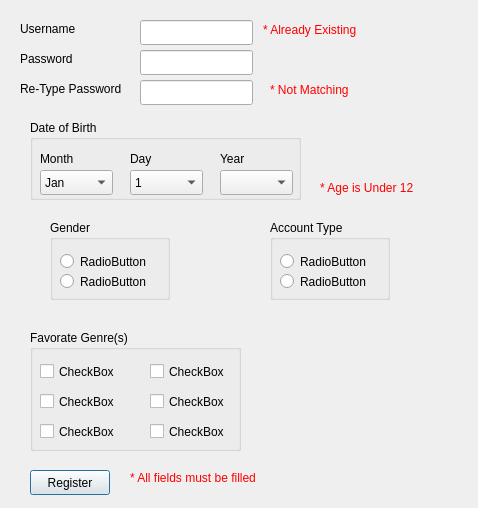
<?xml version="1.0" encoding="UTF-8"?>
<ui version="4.0">
 <class>RegisterWindow</class>
 <widget class="QDialog" name="RegisterWindow">
  <property name="geometry">
   <rect>
    <x>0</x>
    <y>0</y>
    <width>478</width>
    <height>508</height>
   </rect>
  </property>
  <property name="windowTitle">
   <string>Dialog</string>
  </property>
  <widget class="QLineEdit" name="lineEdit">
   <property name="geometry">
    <rect>
     <x>140</x>
     <y>20</y>
     <width>113</width>
     <height>25</height>
    </rect>
   </property>
  </widget>
  <widget class="QLineEdit" name="lineEditPassword">
   <property name="geometry">
    <rect>
     <x>140</x>
     <y>50</y>
     <width>113</width>
     <height>25</height>
    </rect>
   </property>
  </widget>
  <widget class="QLineEdit" name="lineEditRetypePassword">
   <property name="geometry">
    <rect>
     <x>140</x>
     <y>80</y>
     <width>113</width>
     <height>25</height>
    </rect>
   </property>
  </widget>
  <widget class="QGroupBox" name="groupBoxGender">
   <property name="geometry">
    <rect>
     <x>50</x>
     <y>220</y>
     <width>120</width>
     <height>80</height>
    </rect>
   </property>
   <property name="title">
    <string>Gender</string>
   </property>
   <widget class="QRadioButton" name="radioButtonMale">
    <property name="geometry">
     <rect>
      <x>10</x>
      <y>30</y>
      <width>97</width>
      <height>23</height>
     </rect>
    </property>
    <property name="text">
     <string>RadioButton</string>
    </property>
   </widget>
   <widget class="QRadioButton" name="radioButtonFemale">
    <property name="geometry">
     <rect>
      <x>10</x>
      <y>50</y>
      <width>97</width>
      <height>23</height>
     </rect>
    </property>
    <property name="text">
     <string>RadioButton</string>
    </property>
   </widget>
  </widget>
  <widget class="QGroupBox" name="groupBoxDateofBirth">
   <property name="geometry">
    <rect>
     <x>30</x>
     <y>120</y>
     <width>271</width>
     <height>80</height>
    </rect>
   </property>
   <property name="title">
    <string>Date of Birth</string>
   </property>
   <widget class="QComboBox" name="comboBoxMonth">
    <property name="geometry">
     <rect>
      <x>10</x>
      <y>50</y>
      <width>73</width>
      <height>25</height>
     </rect>
    </property>
    <item>
     <property name="text">
      <string>Jan</string>
     </property>
    </item>
    <item>
     <property name="text">
      <string>Feb</string>
     </property>
    </item>
    <item>
     <property name="text">
      <string>Mar</string>
     </property>
    </item>
    <item>
     <property name="text">
      <string>Apr</string>
     </property>
    </item>
    <item>
     <property name="text">
      <string>May</string>
     </property>
    </item>
    <item>
     <property name="text">
      <string>Jun</string>
     </property>
    </item>
    <item>
     <property name="text">
      <string>Jul</string>
     </property>
    </item>
    <item>
     <property name="text">
      <string>Aug</string>
     </property>
    </item>
    <item>
     <property name="text">
      <string>Sep</string>
     </property>
    </item>
    <item>
     <property name="text">
      <string>Oct</string>
     </property>
    </item>
    <item>
     <property name="text">
      <string>Nov</string>
     </property>
    </item>
    <item>
     <property name="text">
      <string>Dec</string>
     </property>
    </item>
   </widget>
   <widget class="QComboBox" name="comboBoxDay">
    <property name="geometry">
     <rect>
      <x>100</x>
      <y>50</y>
      <width>73</width>
      <height>25</height>
     </rect>
    </property>
    <item>
     <property name="text">
      <string>1</string>
     </property>
    </item>
    <item>
     <property name="text">
      <string>2</string>
     </property>
    </item>
    <item>
     <property name="text">
      <string>3</string>
     </property>
    </item>
    <item>
     <property name="text">
      <string>4</string>
     </property>
    </item>
    <item>
     <property name="text">
      <string>5</string>
     </property>
    </item>
    <item>
     <property name="text">
      <string>6</string>
     </property>
    </item>
    <item>
     <property name="text">
      <string>7</string>
     </property>
    </item>
    <item>
     <property name="text">
      <string>8</string>
     </property>
    </item>
    <item>
     <property name="text">
      <string>9</string>
     </property>
    </item>
    <item>
     <property name="text">
      <string>10</string>
     </property>
    </item>
    <item>
     <property name="text">
      <string>11</string>
     </property>
    </item>
    <item>
     <property name="text">
      <string>12</string>
     </property>
    </item>
    <item>
     <property name="text">
      <string>13</string>
     </property>
    </item>
    <item>
     <property name="text">
      <string>14</string>
     </property>
    </item>
    <item>
     <property name="text">
      <string>15</string>
     </property>
    </item>
    <item>
     <property name="text">
      <string>16</string>
     </property>
    </item>
    <item>
     <property name="text">
      <string>17</string>
     </property>
    </item>
    <item>
     <property name="text">
      <string>18</string>
     </property>
    </item>
    <item>
     <property name="text">
      <string>19</string>
     </property>
    </item>
    <item>
     <property name="text">
      <string>20</string>
     </property>
    </item>
    <item>
     <property name="text">
      <string>21</string>
     </property>
    </item>
    <item>
     <property name="text">
      <string>22</string>
     </property>
    </item>
    <item>
     <property name="text">
      <string>23</string>
     </property>
    </item>
    <item>
     <property name="text">
      <string>24</string>
     </property>
    </item>
    <item>
     <property name="text">
      <string>25</string>
     </property>
    </item>
    <item>
     <property name="text">
      <string>26</string>
     </property>
    </item>
    <item>
     <property name="text">
      <string>27</string>
     </property>
    </item>
    <item>
     <property name="text">
      <string>28</string>
     </property>
    </item>
    <item>
     <property name="text">
      <string>29</string>
     </property>
    </item>
    <item>
     <property name="text">
      <string>30</string>
     </property>
    </item>
    <item>
     <property name="text">
      <string>31</string>
     </property>
    </item>
   </widget>
   <widget class="QComboBox" name="comboBoxYear">
    <property name="geometry">
     <rect>
      <x>190</x>
      <y>50</y>
      <width>73</width>
      <height>25</height>
     </rect>
    </property>
   </widget>
   <widget class="QLabel" name="labelMonth">
    <property name="geometry">
     <rect>
      <x>10</x>
      <y>30</y>
      <width>54</width>
      <height>17</height>
     </rect>
    </property>
    <property name="text">
     <string>Month</string>
    </property>
   </widget>
   <widget class="QLabel" name="labelDay">
    <property name="geometry">
     <rect>
      <x>100</x>
      <y>30</y>
      <width>54</width>
      <height>17</height>
     </rect>
    </property>
    <property name="text">
     <string>Day</string>
    </property>
   </widget>
   <widget class="QLabel" name="labelYear">
    <property name="geometry">
     <rect>
      <x>190</x>
      <y>30</y>
      <width>54</width>
      <height>17</height>
     </rect>
    </property>
    <property name="text">
     <string>Year</string>
    </property>
   </widget>
  </widget>
  <widget class="QGroupBox" name="groupBoxAccounType">
   <property name="geometry">
    <rect>
     <x>270</x>
     <y>220</y>
     <width>120</width>
     <height>80</height>
    </rect>
   </property>
   <property name="title">
    <string>Account Type</string>
   </property>
   <widget class="QRadioButton" name="radioButtonUser">
    <property name="geometry">
     <rect>
      <x>10</x>
      <y>30</y>
      <width>97</width>
      <height>23</height>
     </rect>
    </property>
    <property name="text">
     <string>RadioButton</string>
    </property>
   </widget>
   <widget class="QRadioButton" name="radioButton_2">
    <property name="geometry">
     <rect>
      <x>10</x>
      <y>50</y>
      <width>97</width>
      <height>23</height>
     </rect>
    </property>
    <property name="text">
     <string>RadioButton</string>
    </property>
   </widget>
  </widget>
  <widget class="QGroupBox" name="groupBox">
   <property name="geometry">
    <rect>
     <x>30</x>
     <y>330</y>
     <width>211</width>
     <height>121</height>
    </rect>
   </property>
   <property name="title">
    <string>Favorate Genre(s)</string>
   </property>
   <widget class="QCheckBox" name="checkBoxAction">
    <property name="geometry">
     <rect>
      <x>10</x>
      <y>30</y>
      <width>81</width>
      <height>23</height>
     </rect>
    </property>
    <property name="text">
     <string>CheckBox</string>
    </property>
   </widget>
   <widget class="QCheckBox" name="checkBoxComedy">
    <property name="geometry">
     <rect>
      <x>10</x>
      <y>60</y>
      <width>81</width>
      <height>23</height>
     </rect>
    </property>
    <property name="text">
     <string>CheckBox</string>
    </property>
   </widget>
   <widget class="QCheckBox" name="checkBoxRomance">
    <property name="geometry">
     <rect>
      <x>10</x>
      <y>90</y>
      <width>81</width>
      <height>23</height>
     </rect>
    </property>
    <property name="text">
     <string>CheckBox</string>
    </property>
   </widget>
   <widget class="QCheckBox" name="checkBoxDrama">
    <property name="geometry">
     <rect>
      <x>120</x>
      <y>30</y>
      <width>81</width>
      <height>23</height>
     </rect>
    </property>
    <property name="text">
     <string>CheckBox</string>
    </property>
   </widget>
   <widget class="QCheckBox" name="checkBoxHorror">
    <property name="geometry">
     <rect>
      <x>120</x>
      <y>60</y>
      <width>81</width>
      <height>23</height>
     </rect>
    </property>
    <property name="text">
     <string>CheckBox</string>
    </property>
   </widget>
   <widget class="QCheckBox" name="checkBoxOther">
    <property name="geometry">
     <rect>
      <x>120</x>
      <y>90</y>
      <width>81</width>
      <height>23</height>
     </rect>
    </property>
    <property name="text">
     <string>CheckBox</string>
    </property>
   </widget>
  </widget>
  <widget class="QPushButton" name="pushButtonRegister">
   <property name="geometry">
    <rect>
     <x>30</x>
     <y>470</y>
     <width>80</width>
     <height>25</height>
    </rect>
   </property>
   <property name="text">
    <string>Register</string>
   </property>
  </widget>
  <widget class="QLabel" name="labelUsername">
   <property name="geometry">
    <rect>
     <x>20</x>
     <y>20</y>
     <width>71</width>
     <height>17</height>
    </rect>
   </property>
   <property name="text">
    <string>Username</string>
   </property>
  </widget>
  <widget class="QLabel" name="labelPassword">
   <property name="geometry">
    <rect>
     <x>20</x>
     <y>50</y>
     <width>61</width>
     <height>17</height>
    </rect>
   </property>
   <property name="text">
    <string>Password</string>
   </property>
  </widget>
  <widget class="QLabel" name="labelReTypePassword">
   <property name="geometry">
    <rect>
     <x>20</x>
     <y>80</y>
     <width>111</width>
     <height>17</height>
    </rect>
   </property>
   <property name="text">
    <string>Re-Type Password</string>
   </property>
  </widget>
  <widget class="QLabel" name="errorUsernameExists">
   <property name="geometry">
    <rect>
     <x>263</x>
     <y>20</y>
     <width>111</width>
     <height>20</height>
    </rect>
   </property>
   <property name="text">
    <string>&lt;html&gt;&lt;head/&gt;&lt;body&gt;&lt;p&gt;&lt;span style=&quot; color:#ff0000;&quot;&gt;* Already Existing&lt;/span&gt;&lt;/p&gt;&lt;/body&gt;&lt;/html&gt;</string>
   </property>
  </widget>
  <widget class="QLabel" name="errorPasswordMismatch">
   <property name="geometry">
    <rect>
     <x>270</x>
     <y>80</y>
     <width>101</width>
     <height>21</height>
    </rect>
   </property>
   <property name="text">
    <string>&lt;html&gt;&lt;head/&gt;&lt;body&gt;&lt;p&gt;&lt;span style=&quot; color:#ff0000;&quot;&gt;* Not Matching&lt;/span&gt;&lt;/p&gt;&lt;/body&gt;&lt;/html&gt;</string>
   </property>
  </widget>
  <widget class="QLabel" name="errorAgeTooYoung">
   <property name="geometry">
    <rect>
     <x>320</x>
     <y>180</y>
     <width>111</width>
     <height>17</height>
    </rect>
   </property>
   <property name="text">
    <string>&lt;html&gt;&lt;head/&gt;&lt;body&gt;&lt;p&gt;&lt;span style=&quot; color:#ff0000;&quot;&gt;* Age is Under 12&lt;/span&gt;&lt;/p&gt;&lt;/body&gt;&lt;/html&gt;</string>
   </property>
  </widget>
  <widget class="QLabel" name="errorMissingField">
   <property name="geometry">
    <rect>
     <x>130</x>
     <y>470</y>
     <width>161</width>
     <height>17</height>
    </rect>
   </property>
   <property name="text">
    <string>&lt;html&gt;&lt;head/&gt;&lt;body&gt;&lt;p&gt;&lt;span style=&quot; color:#ff0000;&quot;&gt;* All fields must be filled&lt;/span&gt;&lt;/p&gt;&lt;/body&gt;&lt;/html&gt;</string>
   </property>
  </widget>
 </widget>
 <resources/>
 <connections/>
</ui>
